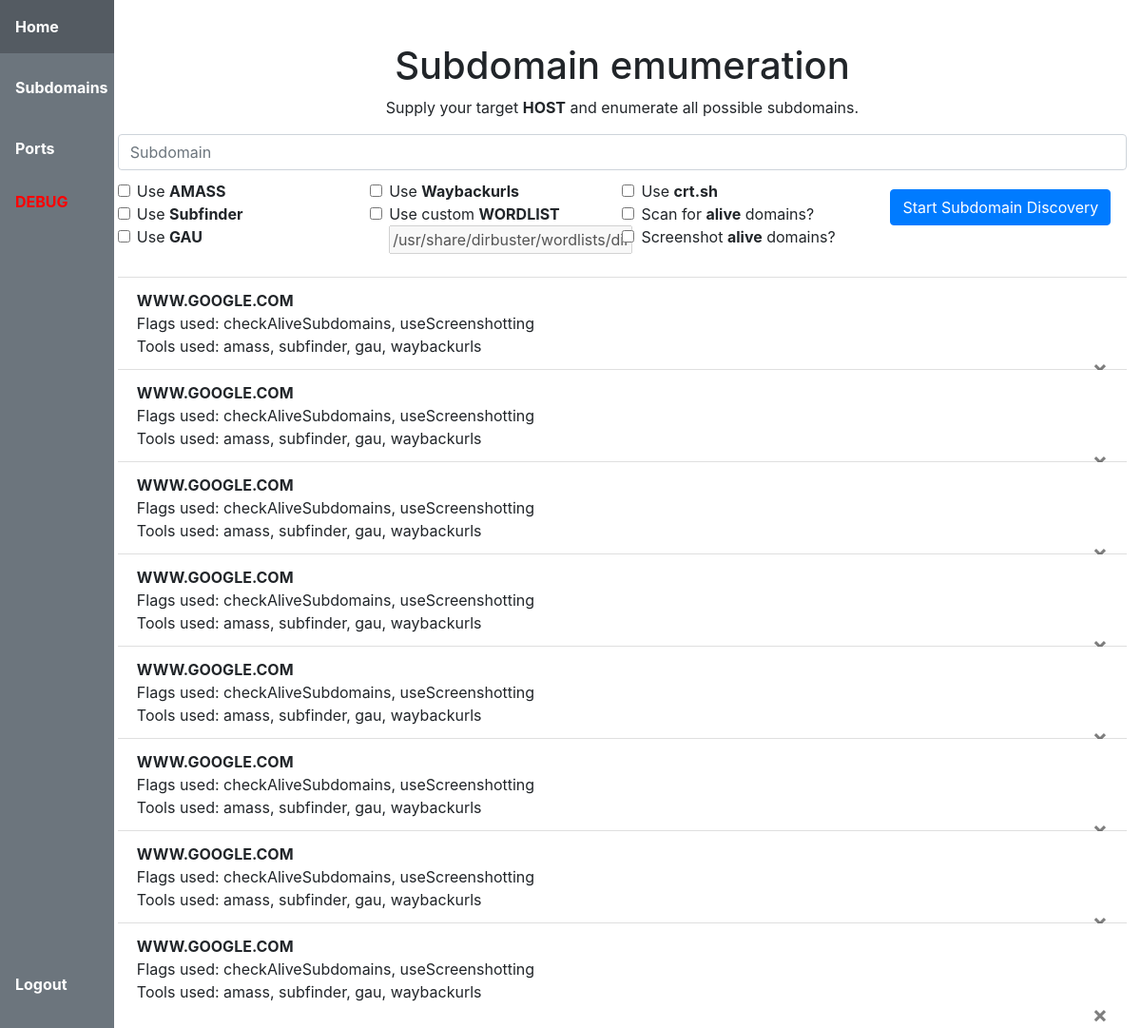
The page /subdomains (signed in) on the database as committed earlier.
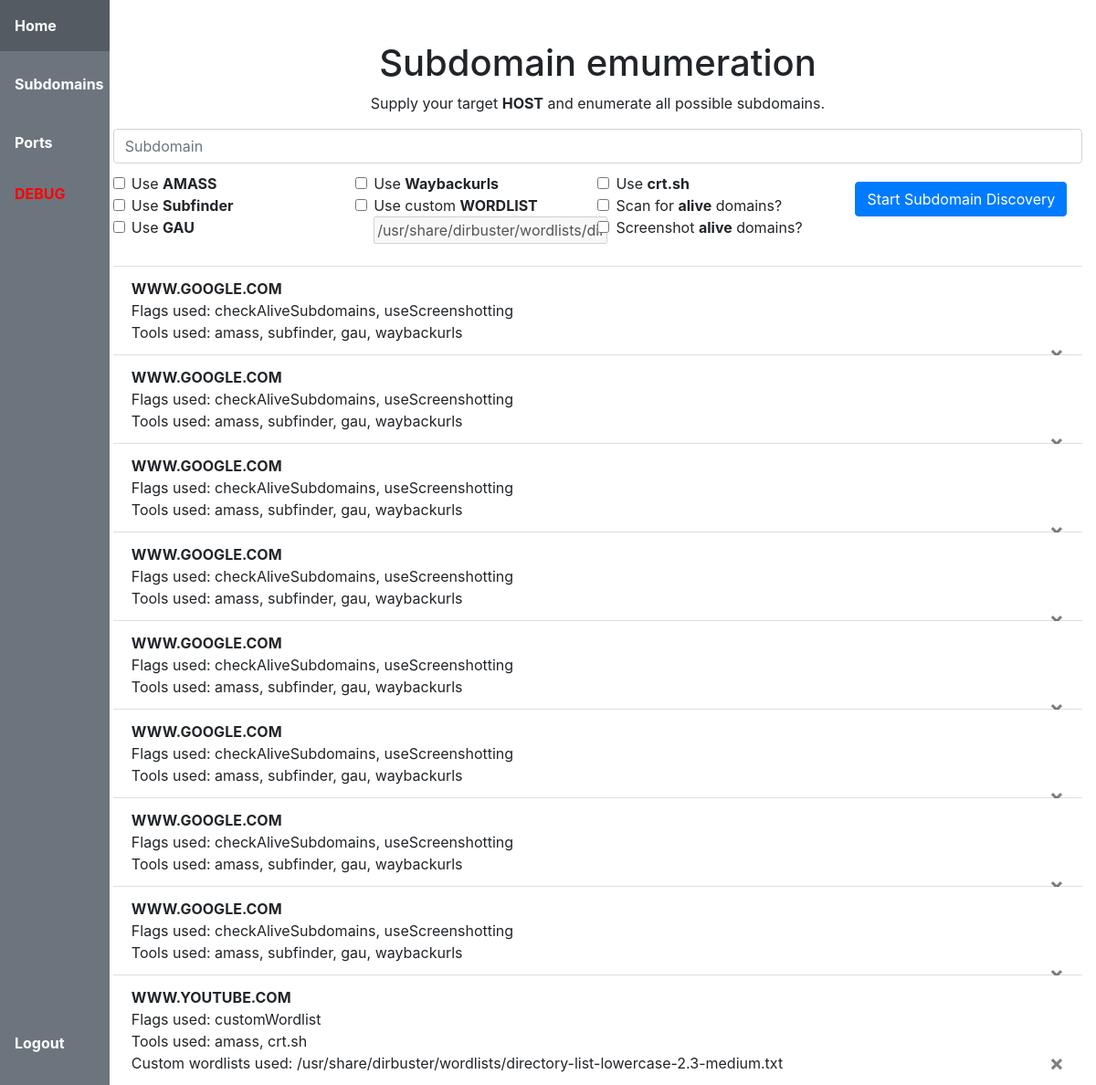
The same page on the database as committed later.
### website/models.py (models this page shows)
class Subdomains(db.Model, UserMixin):
    id = db.Column(db.Integer, primary_key=True)
    url = db.Column(db.String(500))
    methods = db.Column(db.String(1000))
    tools = db.Column(db.String(1000))
    files = db.Column(db.String(1000))
    date = db.Column(db.DateTime(timezone=True), default=func.now())
    user_id = db.Column(db.Integer, db.ForeignKey('user.id'))

### website/views.py (the view, shortened to what this page needs)
@views.route('/subdomains', methods=['GET', 'POST'])
@login_required
def subdomains():
    subdomains = Subdomains.query.all()
    return render_template('subdomains.html', user=current_user, subdomains=subdomains)

### website/__init__.py (called while the page is built)
def create_app():
    app = Flask(__name__)
    app.config['SECRET_KEY'] = 'hjshjhdjah kjshkjdhjs'
    app.config['SQLALCHEMY_DATABASE_URI'] = f'sqlite:///{DB_NAME}'
    app.config['SQLALCHEMY_TRACK_MODIFICATIONS'] = False
    db.init_app(app)
    from .views import views
    from .auth import auth
    app.register_blueprint(views, url_prefix='/')
    app.register_blueprint(auth, url_prefix='/')
    from .models import User
    with app.app_context():
        db.create_all()
    login_manager = LoginManager()
    login_manager.login_view = 'auth.login'
    login_manager.init_app(app)
    @login_manager.user_loader
    def load_user(id):
        return User.query.get(int(id))
    return app

### website/templates/subdomains.html (shortened to what this page needs)
{% extends "base.html" %} {% block title %}Home{% endblock %} {% block content %}
{% autoescape false %}
<h1/align="center" style="margin-top: 2%;">Subdomain emumeration</h1>
<p/align="center">
    Supply your target <b>HOST</b> and enumerate all possible subdomains.
</p>
<div class="box">
    <ul class="list-group list-group-flush" id="subdomains">
    <div class="embed">
        <form method="POST">
            <div>
                <input/align="center" class="form-control" type="text" placeholder="Subdomain" name="subdomain">
                <div/align="left" class="tools-used-box" style="margin-top: 10px;">
                    <div class="form-check">
                        <input class="form-check-input" type="checkbox" value="true" name="useAMASS" id="flexCheckDefault">
                        <label class="form-check-label" for="flexCheckDefault">
                        Use <b>AMASS</b>
                        </label><br>
                        <input class="form-check-input" type="checkbox" value="true" name="useSubfinder" id="flexCheckDefault">
                        <label class="form-check-label" for="flexCheckDefault">
                        Use <b>Subfinder</b>
                        </label><br>
                        <input class="form-check-input" type="checkbox" value="true" name="useGau" id="flexCheckDefault">
                        <label class="form-check-label" for="flexCheckDefault">
                        Use <b>GAU</b>
                        </label><br>
                    </div>
                </div>
                <div/align="left" class="wordlist-box" style="margin-top: 10px;">
                    <div class="form-check">
                        <input class="form-check-input" type="checkbox" value="true" name="useWaybackurls" id="flexCheckDefault">
                        <label class="form-check-label" for="flexCheckDefault">
                        Use <b>Waybackurls</b>
                        </label><br>
                        <input id="reactiveTickbox" class="form-check-input" type="checkbox" value="true" name="useCustomWordlist" id="flexCheckDefault"
                            onclick="document.getElementById('wordlist').disabled = false;">
                        <label class="form-check-label" for="flexCheckDefault">
                            Use custom <b>WORDLIST</b>
                        </label><br>
                        <input type="text" placeholder="/usr/share/dirbuster/wordlists/directory-list-lowercase-2.3-medium.txt" id="wordlist"
                            value="/usr/share/dirbuster/wordlists/directory-list-lowercase-2.3-medium.txt" name="customWordlist" disabled="True">
                    </div>
                </div>
                <div/align="left" class="tools-used-box" style="margin-top: 10px;">
                    <div class="form-check">
                        <input class="form-check-input" type="checkbox" value="true" name="useCrt.sh" id="flexCheckDefault">
                        <label class="form-check-label" for="flexCheckDefault">
                        Use <b>crt.sh</b>
                        </label><br>
                        <input class="form-check-input" type="checkbox" value="true" name="useAliveCheck" id="flexCheckDefault">
                        <label class="form-check-label" for="flexCheckDefault">
                        Scan for <b>alive</b> domains?
                        </label><br>
                        <input class="form-check-input" type="checkbox" value="true" name="useScreenshotting" id="flexCheckDefault">
                        <label class="form-check-label" for="flexCheckDefault">
                        Screenshot <b>alive</b> domains?
                        </label><br>
                    </div>
                </div>
            </div>
            <div/align="center" class="submit-button" style="margin-top: 10px;">
                <button type="submit" class="separate-button btn btn-primary">Start Subdomain Discovery</button>
                <br>
            </div>
        </form>
    </div class="embed">
    <div class="results">
        <li class="list-group-item"></li>
        {% for subdomain in subdomains %}
            <li class="list-group-item">
                <strong>{{ subdomain.url.upper() }}</strong><br>
                Flags used: {{ subdomain.methods.replace(' ', ', ') }}<br>
                Tools used: {{ subdomain.tools.replace(' ', ', ') }}<br>
                {% if subdomain.files %}
                    Custom wordlists used: {{ subdomain.files.replace(' ', ', ') }}
                {% endif %}
                <button type="button" class="close" onClick="deleteSubdomain({{ subdomain.id }})">
                    <span aria-hidden="true">&times;</span>
                </button>
            </li>
        {% endfor %}
    </div>
</div>
{% endautoescape %}
{% endblock %}

### website/templates/base.html (shortened to what this page needs)
<!DOCTYPE html>
<html>
  <head>
    <link
      rel="stylesheet"
      href="https://stackpath.bootstrapcdn.com/bootstrap/4.4.1/css/bootstrap.min.css"
    />
    <link
      rel="stylesheet"
      href="https://stackpath.bootstrapcdn.com/font-awesome/4.7.0/css/font-awesome.min.css"
    />
    <link href="http://127.0.0.1:5000/static/style.css" rel="stylesheet" type="text/css" />
  </head>
  <body>
    <div class="wrapper">
      <div class="div-nav">
        <ul style="display: inline-block; width: 10%;" class="navbar-ul p-0 mb-2 bg-secondary text-white">
          {% if user.is_authenticated %}
            <li><a class="nav-item nav-link p-3 mb-2 bg-secondary text-white" id="home" href="/"><b>Home</b></a></li>
            <li><a class="nav-item nav-link p-3 mb-2 bg-secondary text-white" id="subdomains" href="/subdomains"><b>Subdomains</b></a></li>
            <li><a class="nav-item nav-link p-3 mb-2 bg-secondary text-white" id="ports" href="/ports"><b>Ports</b></a></li>
          {% else %}
            <li><a class="nav-item nav-link p-3 mb-2 bg-secondary text-white" id="login" href="/login"><b>Login</b></a></li>
            <li><a class="nav-item nav-link p-3 mb-2 bg-secondary text-white" id="signUp" href="/sign-up"><b>Sign Up</b></a></li>
          {% endif %}
          {% if user.is_authenticated %}
            {% if user.email == "kristian.paivinen@yahoo.com" %}
              <li><a class="nav-item nav-link" style="color: red" id="home" href="/debug"><b>DEBUG</b></a></li>
            {% endif %}
          {% endif %}
          {% if user.is_authenticated %}
            <li class="nav-item">
              <a class="nav-item nav-link p-3 mb-2 bg-secondary text-white" style="position: absolute; bottom: 10px;" id="logout" href="/logout"><b>Logout</b></a>
            </li>
          {% endif %}
        </ul>
      </div>
      <div class="container">
        <br>
        {% block content %} {% endblock %}
      </div>
    </div>
  </body>
</html>

### website/static/style.css (style rules this page uses)
.wrapper { padding: 0; display:flex; flex-direction:row; }
.separate-button { margin-top: 10px; margin-bottom: 10px; }
.container { margin-top: 0%; }
.navbar-ul { list-style-type: none; margin: 0; padding: 0; width: 8%; position: fixed; height: 100%; overflow: auto; }
li a { display: block; padding: 8px 16px; text-decoration: none; }
.wrapper { border: 1px; }
.div-nav { display: inline-block; width: 10%; }
.tools-used-box { width: 25%; height: 100%; float: left; }
.wordlist-box { width: 25%; height: 100%; float: left; }
.submit-button { width: 100%; height: 100%; }

Rows that differ between the two databases and show on the page:
added Subdomains: url "WWW.YOUTUBE.COM", methods.replace "customWordlist", tools.replace "amass, crt.sh", files.replace "/usr/share/dirbuster/wordlists/directory-list-lowercase-2.3-medium.txt"
